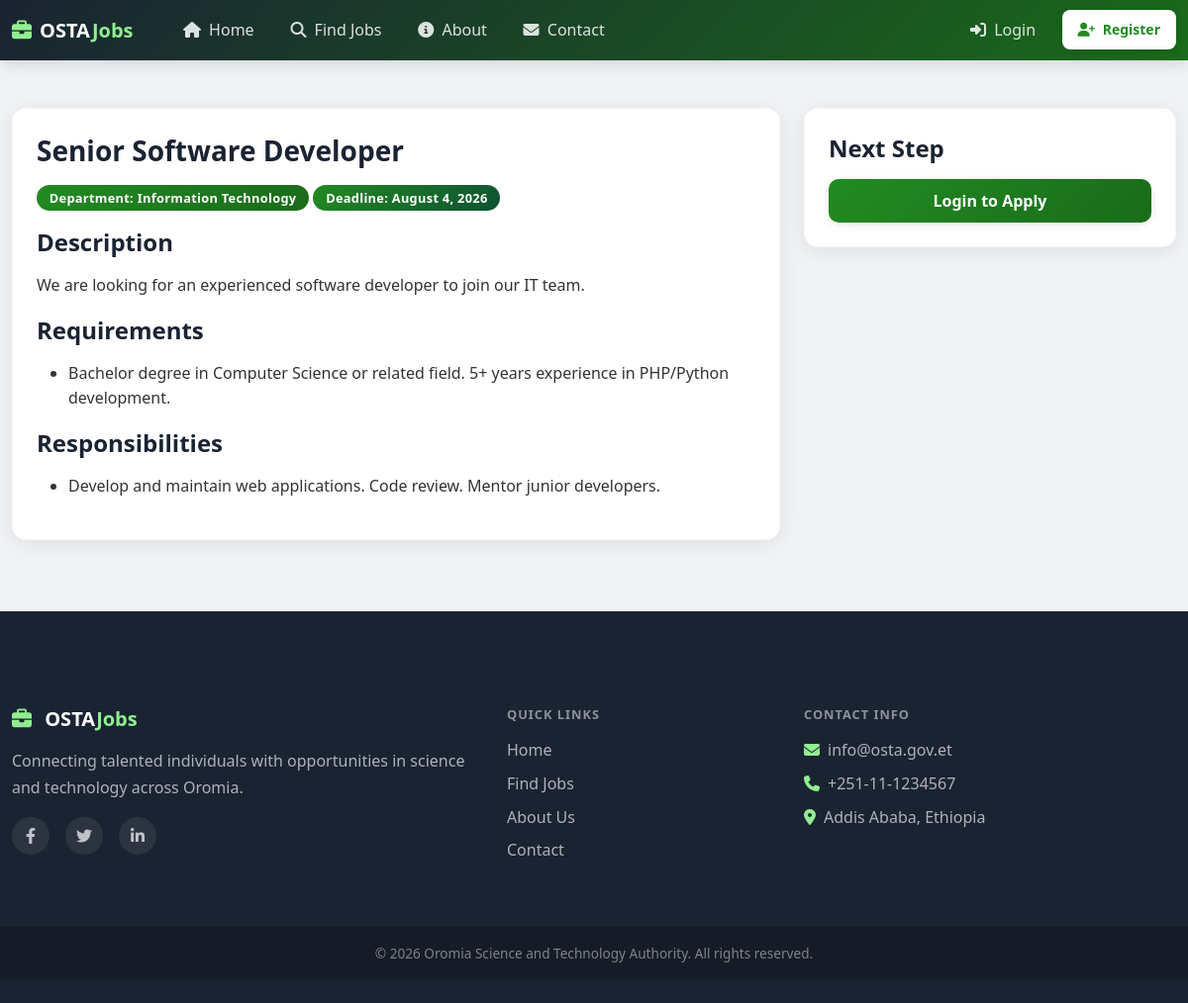
The app's page /job_details.php?id=1 with its own data.
### tables this page shows
CREATE TABLE IF NOT EXISTS jobs (
    id INT UNSIGNED AUTO_INCREMENT PRIMARY KEY,
    department_id INT UNSIGNED NOT NULL,
    company_id INT UNSIGNED,
    title VARCHAR(200) NOT NULL,
    description TEXT NOT NULL,
    requirements TEXT,
    responsibilities TEXT,
    employment_type ENUM('full_time', 'part_time', 'contract', 'internship') NOT NULL,
    location VARCHAR(100) NOT NULL,
    salary_range VARCHAR(50),
    salary VARCHAR(100),
    deadline DATE NOT NULL,
    status ENUM('pending', 'approved', 'expired', 'closed') DEFAULT 'pending',
    application_count INT UNSIGNED DEFAULT 0,
    created_by INT UNSIGNED,
    created_at TIMESTAMP DEFAULT CURRENT_TIMESTAMP,
    updated_at TIMESTAMP DEFAULT CURRENT_TIMESTAMP ON UPDATE CURRENT_TIMESTAMP,
    INDEX idx_department (department_id),
    INDEX idx_status (status),
    INDEX idx_created_by (created_by),
    INDEX idx_deadline (deadline),
    INDEX idx_employment_type (employment_type),
    FULLTEXT INDEX idx_fulltext_search (title, description, requirements),
    FOREIGN KEY (department_id) REFERENCES departments(id) ON DELETE RESTRICT,
    FOREIGN KEY (company_id) REFERENCES companies(id) ON DELETE SET NULL,
    FOREIGN KEY (created_by) REFERENCES users(id) ON DELETE SET NULL
);

CREATE TABLE IF NOT EXISTS departments (
    id INT UNSIGNED AUTO_INCREMENT PRIMARY KEY,
    name VARCHAR(100) NOT NULL,
    description TEXT,
    contact_email VARCHAR(100),
    contact_phone VARCHAR(20),
    location VARCHAR(200),
    created_by INT UNSIGNED,
    created_at TIMESTAMP DEFAULT CURRENT_TIMESTAMP,
    updated_at TIMESTAMP DEFAULT CURRENT_TIMESTAMP ON UPDATE CURRENT_TIMESTAMP,
    INDEX idx_name (name),
    FOREIGN KEY (created_by) REFERENCES users(id) ON DELETE SET NULL
);

### job_details.php (the view, shortened to what this page needs)
<?php
require_once __DIR__ . '/includes/bootstrap.php';
$job_id = isset($_GET['id']) ? (int)$_GET['id'] : 0;
$stmt = $pdo->prepare("SELECT j.*, d.name as department_name
                       FROM jobs j
                       LEFT JOIN departments d ON j.department_id = d.id
                       WHERE j.id = ? AND j.status = 'approved'");
$stmt->execute([$job_id]);
$job = $stmt->fetch();
?>
<?php include __DIR__ . '/includes/header.php'; ?>
<div class="container mt-5">
    <div class="row">
        <div class="col-md-8">
            <div class="card">
                <div class="card-body">
                    <h2><?php echo htmlspecialchars($job['title']); ?></h2>
                    <p>
                        <span class="badge bg-primary">Department: <?php echo htmlspecialchars($job['department_name']); ?></span>
                        <span class="badge bg-success">Deadline: <?php echo date('F j, Y', strtotime($job['deadline'])); ?></span>
                    </p>
                    <h4>Description</h4>
                    <p><?php echo nl2br(htmlspecialchars($job['description'])); ?></p>
                    <h4>Requirements</h4>
                    <ul>
                        <?php foreach (explode("\n", $job['requirements']) as $req): ?>
                            <?php if (trim($req)) echo '<li>' . htmlspecialchars(trim($req)) . '</li>'; ?>
                        <?php endforeach; ?>
                    </ul>
                    <h4>Responsibilities</h4>
                    <ul>
                        <?php foreach (explode("\n", $job['responsibilities']) as $res): ?>
                            <?php if (trim($res)) echo '<li>' . htmlspecialchars(trim($res)) . '</li>'; ?>
                        <?php endforeach; ?>
                    </ul>
                </div>
            </div>
        </div>
        <div class="col-md-4">
            <div class="card">
                <div class="card-body">
                    <h4>Next Step</h4>
                    <?php if (!$is_logged_in): ?>
                        <a href="login.php?redirect=job/apply.php&job_id=<?php echo $job_id; ?>" class="btn btn-primary w-100">Login to Apply</a>
                    <?php else: ?>
                        <div class="alert alert-info">Only applicants can apply for jobs.</div>
                    <?php endif; ?>
                </div>
            </div>
        </div>
    </div>
</div>
<?php include __DIR__ . '/includes/footer.php'; ?>

### assets/css/styles.css (style rules this page uses)
:root { --osta-green: #228B22; --osta-green-dark: #1a6b1a; --osta-green-light: #90EE90; --osta-red: #DC143C; --osta-gold: #DAA520; --osta-dark: #1a2332; --primary: #228B22; --primary-dark: #1a6b1a; --primary-light: #90EE90; --secondary: #6c757d; --success: #228B22; --info: #0dcaf0; --warning: #ffc107; --danger: #dc3545; --light: #f8f9fa; --dark: #1a2332; --body-bg: #f0f2f5; --card-shadow: 0 4px 20px rgba(0,0,0,0.08); --transition: all 0.3s ease; --gradient-primary: linear-gradient(135deg, #228B22, #1a6b1a); --gradient-success: linear-gradient(135deg, #228B22, #0f5132); --gradient-info: linear-gradient(135deg, #0dcaf0, #087990); --gradient-warning: linear-gradient(135deg, #ffc107, #cc9a06); --gradient-danger: linear-gradient(135deg, #dc3545, #b02a37); --gradient-dark: linear-gradient(135deg, #1a2332, #2d3e50); }
*, *::before, *::after { box-sizing: border-box; }
body { font-family: 'Segoe UI', Tahoma, Geneva, Verdana, sans-serif; background-color: var(--body-bg); color: #333; line-height: 1.6; margin: 0; padding: 0; }
a { color: var(--osta-green); text-decoration: none; transition: var(--transition); }
h1, h2, h3, h4, h5, h6 { font-weight: 700; margin-bottom: 1rem; color: var(--dark); line-height: 1.3; }
h2 { font-size: 1.75rem; }
.btn { padding: 0.6rem 1.5rem; border-radius: 10px; font-weight: 600; transition: var(--transition); border: none; box-shadow: 0 2px 8px rgba(0, 0, 0, 0.1); }
.btn-primary { background: var(--gradient-primary); color: white; }
.card { border: none; border-radius: 14px; box-shadow: 0 4px 20px rgba(0, 0, 0, 0.08); transition: var(--transition); margin-bottom: 1.5rem; overflow: hidden; border: 1px solid rgba(0, 0, 0, 0.04); background: white; }
.card-body { padding: 1.5rem; }
.badge { padding: 0.5em 1em; font-weight: 600; border-radius: 50px; font-size: 0.8rem; letter-spacing: 0.3px; }
.badge.bg-primary { background: var(--gradient-primary) !important; }
.badge.bg-success { background: var(--gradient-success) !important; }
.container { max-width: 1200px; }

### records on screen
jobs: title "Senior Software Developer", department.name "Information Technology", deadline "August 4, 2026", description "We are looking for an experienced software developer to join our IT team.", requirements "Bachelor degree in Computer Science or related field. 5+ years experience in PHP/Python development.", responsibilities "Develop and maintain web applications. Code review. Mentor junior developers."
